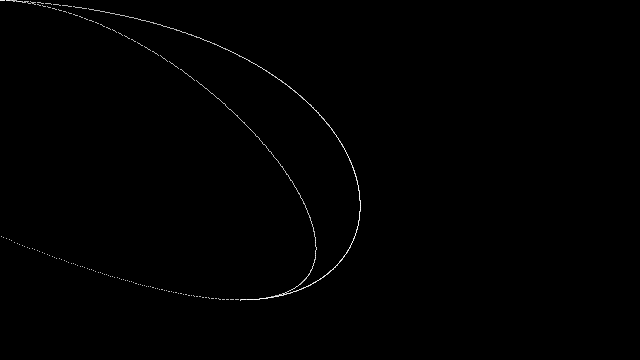
Frame 1 (no input)
Frame 60 (the mouse pressed at the canvas centre just before this capture): identical to frame 1, image omitted
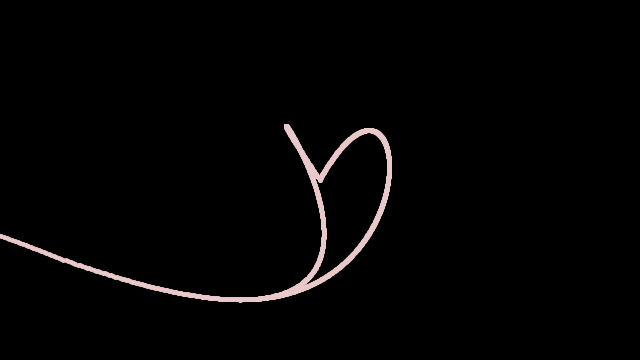
Frame 120 (the mouse held since frame 60 and released just before this capture)

The Processing sketch that drew these frames (run headless with seeded random() and noise(); from frame 60 on, the mouse is pressed at the canvas centre):

// Processing sketch: Bezier
// ── Bezier.pde
import java.util.List;
import java.util.ArrayList;
import java.util.Iterator;

Ripple rip;
List<Ripple> ripList = new  ArrayList<Ripple>();

float P_x;
float P_y;
float P_x1;
float P_y1;
float t;
float P1_x=410;
float P1_y=20;
float P2_x=440;
float P2_y=300;
float P3_x=240;
float P3_y=300;
int flag=0;

void setup() {
  size(640, 360); 
  stroke(255);
  noFill();
}

void draw() {
    //fade();
    Iterator<Ripple> iter = ripList.iterator();
    while(iter.hasNext())
    {
        Ripple rip = iter.next();
        rip.update();
        rip.display();
        if(rip.getDiameter() > width)
        {
            iter.remove();
        }
    }
  background(0);
  float P0_x=mouseX;
  float P0_y=mouseY;
  //for (int i = 0; i < 400; i += 20) {
    //bezier(mouseX-(i/2.0), 40+i, 410, 20, 440, 300, 240-(i/16.0), 300+(i/8.0));
  //  bezier(mouseX, mouseY, 410, 20, 440, 300, 240, 300);
  //}
  for (float t=0 ; t<1;t+=0.001){
  P_x=pow((1-t),3)*P0_x+3*t*pow(1-t,2)*P1_x+3*pow(t,2)*(1-t)*P2_x+pow(t,3)*P3_x;
  P_y=pow((1-t),3)*P0_y+3*t*pow(1-t,2)*P1_y+3*pow(t,2)*(1-t)*P2_y+pow(t,3)*P3_y;
  point(P_x,P_y);
  P_x1=pow((1-2*t),3)*P0_x+3*t*pow(1-2*t,2)*P1_x+3*pow(2*t,2)*(1-2*t)*P2_x+pow(2*t,3)*P3_x;
  P_y1=pow((1-2*t),3)*P0_y+3*t*pow(1-2*t,2)*P1_y+3*pow(2*t,2)*(1-2*t)*P2_y+pow(2*t,3)*P3_y;
  point(P_x1,P_y1);
  }
/*  if(mousePressed == true){
    flag++;
  ellipse(mouseX,mouseY,180,180);
 }
 else{
   ellipse(mouseX,mouseY,120,120);
 }
 if(flag==1){
  for(float i=0;i<900;i+=1){
    ellipse(mouseX,mouseY,i,i);
    
    if(i==899){
      flag=0;
    }
  }
 }
 */
}
//クリックされたときに実行される
void mousePressed()
{
   ripList.add(new Ripple(width/2, height/2)); //波紋を追加する
}

void fade()
{
  noStroke();
  fill(0,0,0,50);
  rect(0,0,width, height);
}

class Ripple 
{
    private float x, y;
    private float d;
    private color c;
    
    public Ripple(float x, float y)
    {
        this.x = x;
        this.y = y;
        this.d = 1;
        this.c = color(random(360), 200, 200);
    }
    
    public float getDiameter()
    {
        return d;
    }
    
    public void setDiameter(float d)
    {
        this.d = d;
    }
    
    public void update()
    {
        d += 5.0;
    }
    
    public void display()
    {
        noFill();
        stroke(c);
        strokeWeight(5);
        ellipse(x, y, d, d);
    }
}
